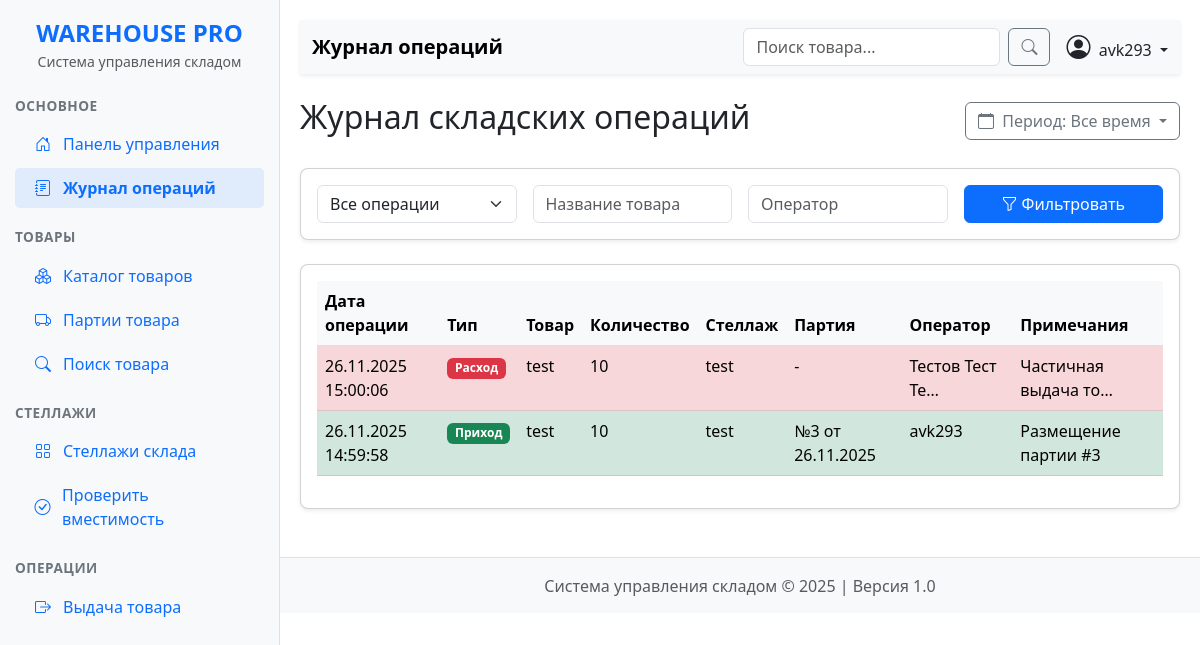
The app's page /warehouse/journal/ (signed in) with its own data.
### warehouse/models.py (models this page shows, shortened)
class WarehouseJournal(models.Model):
    OPERATION_CHOICES = [
        ('IN', 'Приход'),
        ('OUT', 'Расход'),
    ]
    operation_type = models.CharField(
        max_length=3, choices=OPERATION_CHOICES, verbose_name='Тип операции')
    product = models.ForeignKey(
        Product, on_delete=models.CASCADE, verbose_name='Товар')
    quantity = models.PositiveIntegerField(verbose_name='Количество')
    rack = models.ForeignKey(
        Rack, on_delete=models.SET_NULL, null=True, blank=True, verbose_name='Стелаж')
    batch = models.ForeignKey(
        Batch, on_delete=models.SET_NULL, null=True, blank=True, verbose_name='Партия')
    operation_date = models.DateTimeField(
        default=timezone.now, verbose_name='Дата  операции')
    operator = models.CharField(max_length=100, verbose_name='Оператор')
    notes = models.TextField(blank=True, null=True, verbose_name='Описание')
    class Meta:
        ordering = ['-operation_date']
        verbose_name = 'Операция'
        verbose_name_plural = 'Операции'

class Product(models.Model):
    name = models.CharField(max_length=200, verbose_name='Название')
    category = models.ForeignKey(
        Category, on_delete=models.CASCADE, verbose_name='Категория')
    sku = models.CharField(max_length=50, unique=True, verbose_name='Артикул')
    length = models.FloatField(help_text="Длина в см", verbose_name='Длина')
    width = models.FloatField(help_text="Ширина в см", verbose_name='Ширина')
    height = models.FloatField(help_text="Высота в см", verbose_name='Высота')
    weight = models.FloatField(help_text="Вес в кг", verbose_name='Вес')
    image = models.ImageField(
        upload_to='products/', blank=True, null=True, verbose_name='Изображение товара')
    class Meta:
        verbose_name = 'Товар'
        verbose_name_plural = 'Товары'

class Rack(models.Model):
    name = models.CharField(max_length=50, unique=True,
                            verbose_name='Название')
    max_load = models.FloatField(
        help_text="Максимальная нагрузка в кг", verbose_name='Максимальный вес')
    length = models.FloatField(help_text="Длина в см", verbose_name='Длина')
    width = models.FloatField(help_text="Ширина в см", verbose_name='Ширина')
    height = models.FloatField(help_text="Высота в см", verbose_name='Высота')
    is_active = models.BooleanField(default=True, verbose_name='Активен')
    class Meta:
        verbose_name = 'Стелаж'
        verbose_name_plural = 'Стелажы'

class Batch(models.Model):
    product = models.ForeignKey(
        Product, on_delete=models.CASCADE, verbose_name='Товар')
    quantity = models.PositiveIntegerField(verbose_name='Количество')
    arrival_date = models.DateTimeField(
        default=timezone.now, verbose_name='Дата привоза')
    supplier = models.CharField(max_length=200, verbose_name='Поставщик')
    notes = models.TextField(blank=True, null=True)
    class Meta:
        verbose_name = 'Партия'
        verbose_name_plural = 'Партиии'

### warehouse/views.py (the view)
# urls.py: path('journal/', views.WarehouseJournalView.as_view(), name='journal'),
class WarehouseJournalView(LoginRequiredMixin, ListView):
    model = WarehouseJournal
    template_name = 'warehouse/journal.html'
    context_object_name = 'entries'
    ordering = ['-operation_date']
    paginate_by = 50
    def get_queryset(self):
        queryset = super().get_queryset()
        operation_type = self.request.GET.get('operation_type')
        product = self.request.GET.get('product')
        operator = self.request.GET.get('operator')
        if operation_type:
            queryset = queryset.filter(operation_type=operation_type)
        if product:
            queryset = queryset.filter(product__name__icontains=product)
        if operator:
            queryset = queryset.filter(operator__icontains=operator)
        return queryset
    def get_context_data(self, **kwargs):
        context = super().get_context_data(**kwargs)
        context['operation_type_filter'] = self.request.GET.get(
            'operation_type', '')
        context['product_filter'] = self.request.GET.get('product', '')
        context['operator_filter'] = self.request.GET.get('operator', '')
        context['is_in_selected'] = self.request.GET.get(
            'operation_type') == 'IN'
        context['is_out_selected'] = self.request.GET.get(
            'operation_type') == 'OUT'
        return context

### warehouse/templates/warehouse/journal.html (shortened to what this page needs)
{% extends 'warehouse/base.html' %}
{% block page_title %}Журнал операций{% endblock %}
{% block content %}
<div class="d-flex justify-content-between align-items-center mb-4">
    <h2>Журнал складских операций</h2>
    <div class="dropdown">
        <button class="btn btn-outline-secondary dropdown-toggle" type="button" id="periodDropdown"
            data-bs-toggle="dropdown">
            <i class="bi bi-calendar me-1"></i> Период: Все время
        </button>
    </div>
</div>
<div class="card mb-4">
    <div class="card-body">
        <form method="get" class="row g-3">
            <div class="col-md-3">
                <select name="operation_type" class="form-select">
                    <option value="">Все операции</option>
                </select>
            </div>
            <div class="col-md-3">
                <input type="text" name="product" class="form-control" placeholder="Название товара"
                    value="{{ product_filter }}">
            </div>
            <div class="col-md-3">
                <input type="text" name="operator" class="form-control" placeholder="Оператор"
                    value="{{ operator_filter }}">
            </div>
            <div class="col-md-3">
                <button type="submit" class="btn btn-primary w-100">
                    <i class="bi bi-funnel"></i> Фильтровать
                </button>
            </div>
        </form>
    </div>
</div>
<div class="card">
    <div class="card-body">
        <div class="table-responsive">
            <table class="table table-hover">
                <thead class="table-light">
                    <tr>
                        <th>Дата операции</th>
                        <th>Тип</th>
                        <th>Товар</th>
                        <th>Количество</th>
                        <th>Стеллаж</th>
                        <th>Партия</th>
                        <th>Оператор</th>
                        <th>Примечания</th>
                    </tr>
                </thead>
                <tbody>
                    {% for entry in entries %}
                    <tr class="{% if entry.operation_type == 'OUT' %}table-danger{% else %}table-success{% endif %}">
                        <td>{{ entry.operation_date|date:"d.m.Y H:i:s" }}</td>
                        <td>
                            {% if entry.operation_type == 'IN' %}
                            <span class="badge bg-success">Приход</span>
                            {% else %}
                            <span class="badge bg-danger">Расход</span>
                            {% endif %}
                        </td>
                        <td>{{ entry.product.name }}</td>
                        <td>{{ entry.quantity }}</td>
                        <td>{{ entry.rack.name|default:"-" }}</td>
                        <td>
                            {% if entry.batch %}
                            №{{ entry.batch.id }} от {{ entry.batch.arrival_date|date:"d.m.Y" }}
                            {% else %}
                            -
                            {% endif %}
                        </td>
                        <td>{{ entry.operator|truncatechars:15 }}</td>
                        <td>{{ entry.notes|truncatechars:20 }}</td>
                    </tr>
                    {% endfor %}
                </tbody>
            </table>
        </div>
    </div>
</div>
{% endblock %}

### warehouse/templates/warehouse/base.html (shortened to what this page needs)
<!DOCTYPE html>
<html lang="ru">
<head>
    <link href="https://cdn.jsdelivr.net/npm/bootstrap@5.3.0/dist/css/bootstrap.min.css" rel="stylesheet">
    <link rel="stylesheet" href="https://cdn.jsdelivr.net/npm/bootstrap-icons@1.10.0/font/bootstrap-icons.css">
</head>
<body>
    <div class="sidebar">
        <div class="text-center mb-4">
            <div class="logo">WAREHOUSE PRO</div>
            <div class="text-muted small">Система управления складом</div>
        </div>
        <div class="sidebar-section">
            <div class="sidebar-section-title">ОСНОВНОЕ</div>
            <ul class="nav flex-column">
                <li class="nav-item mb-1">
                    <a class="nav-link d-flex align-items-center {% if request.path == '/warehouse/' or request.path == '/' %}active{% endif %}"
                        href="{% url 'warehouse:dashboard' %}">
                        <div class="nav-icon"><i class="bi bi-house-door"></i></div>
                        <span>Панель управления</span>
                    </a>
                </li>
                <li class="nav-item mb-1">
                    <a class="nav-link d-flex align-items-center {% if '/journal/' in request.path %}active{% endif %}"
                        href="{% url 'warehouse:journal' %}">
                        <div class="nav-icon"><i class="bi bi-journal-text"></i></div>
                        <span>Журнал операций</span>
                    </a>
                </li>
            </ul>
        </div>
        <div class="sidebar-section">
            <div class="sidebar-section-title">ТОВАРЫ</div>
            <ul class="nav flex-column">
                <li class="nav-item mb-1">
                    <a class="nav-link d-flex align-items-center {% if '/products/' in request.path %}active{% endif %}"
                        href="{% url 'warehouse:product_list' %}">
                        <div class="nav-icon"><i class="bi bi-boxes"></i></div>
                        <span>Каталог товаров</span>
                    </a>
                </li>
                <li class="nav-item mb-1">
                    <a class="nav-link d-flex align-items-center {% if '/batches/' in request.path %}active{% endif %}"
                        href="{% url 'warehouse:batch_list' %}">
                        <div class="nav-icon"><i class="bi bi-truck"></i></div>
                        <span>Партии товара</span>
                    </a>
                </li>
                <li class="nav-item mb-1">
                    <a class="nav-link d-flex align-items-center {% if '/search/' in request.path %}active{% endif %}"
                        href="{% url 'warehouse:search_product' %}">
                        <div class="nav-icon"><i class="bi bi-search"></i></div>
                        <span>Поиск товара</span>
                    </a>
                </li>
            </ul>
        </div>
        <div class="sidebar-section">
            <div class="sidebar-section-title">СТЕЛЛАЖИ</div>
            <ul class="nav flex-column">
                <li class="nav-item mb-1">
                    <a class="nav-link d-flex align-items-center {% if '/racks/' in request.path %}active{% endif %}"
                        href="{% url 'warehouse:rack_list' %}">
                        <div class="nav-icon"><i class="bi bi-grid"></i></div>
                        <span>Стеллажи склада</span>
                    </a>
                </li>
                <li class="nav-item mb-1">
                    <a class="nav-link d-flex align-items-center {% if '/check-capacity/' in request.path %}active{% endif %}"
                        href="{% url 'warehouse:check_capacity' %}">
                        <div class="nav-icon"><i class="bi bi-check-circle"></i></div>
                        <span>Проверить вместимость</span>
                    </a>
                </li>
            </ul>
        </div>
        <div class="sidebar-section">
            <div class="sidebar-section-title">ОПЕРАЦИИ</div>
            <ul class="nav flex-column">
                <li class="nav-item mb-1">
                    <a class="nav-link d-flex align-items-center {% if '/issue/' in request.path %}active{% endif %}"
                        href="{% url 'warehouse:issue_product' %}">
                        <div class="nav-icon"><i class="bi bi-box-arrow-right"></i></div>
                        <span>Выдача товара</span>
                    </a>
                </li>
            </ul>
        </div>
    </div>
    <div class="main-content">
        <nav class="navbar navbar-expand-lg navbar-light bg-light mb-4 shadow-sm">
            <div class="container-fluid">
                <h1 class="navbar-brand mb-0">{% block page_title %}Панель управления{% endblock %}</h1>
                <div class="d-flex align-items-center">
                    <form class="d-flex me-3" method="get" action="{% url 'warehouse:search_product' %}">
                        <input class="form-control me-2" type="search" name="q" placeholder="Поиск товара..."
                            aria-label="Search">
                        <button class="btn btn-outline-secondary" type="submit"><i class="bi bi-search"></i></button>
                    </form>
                    <div class="dropdown">
                        <a href="#" class="d-block link-dark text-decoration-none dropdown-toggle" id="userMenu"
                            data-bs-toggle="dropdown" aria-expanded="false">
                            <i class="bi bi-person-circle fs-4"></i>
                            <span class="ms-1 d-none d-md-inline">
                                {% if request.user.is_authenticated %}
                                    {{ request.user.get_full_name|default:request.user.username }}
                                {% else %}
                                    Гость
                                {% endif %}
                            </span>
                        </a>
                    </div>
                </div>
            </div>
        </nav>
        {% block content %}
        {% endblock %}
        <footer class="footer mt-5 pt-3">
            <div class="container text-center text-muted">
                <p class="mb-0">Система управления складом &copy; {% now 'Y' %} | Версия 1.0</p>
            </div>
        </footer>
    </div>
</body>
</html>

### warehouse/templates/warehouse/base.html (style rules this page uses)
.sidebar { position: fixed; top: 0; bottom: 0; left: 0; z-index: 100; padding: 15px; overflow-x: hidden; overflow-y: auto; background-color: #f8f9fa; border-right: 1px solid #dee2e6; width: 280px; height: 100vh; }
.main-content { margin-left: 280px; padding: 20px; min-height: 100vh; }
.nav-link.active { font-weight: bold; color: #0d6efd; background-color: rgba(13, 110, 253, 0.1); border-radius: 5px; }
.card { margin-bottom: 20px; box-shadow: 0 0.125rem 0.25rem rgba(0, 0, 0, .075); border-radius: 8px; transition: transform 0.3s; }
.navbar-brand { font-weight: 600; }
.logo { font-size: 1.5rem; font-weight: bold; color: #0d6efd; }
.sidebar-section { margin-bottom: 15px; }
.sidebar-section-title { font-size: 0.85rem; text-transform: uppercase; color: #6c757d; font-weight: 600; letter-spacing: 0.5px; margin-bottom: 8px; }
.nav-icon { width: 24px; text-align: center; margin-right: 8px; }
.footer { background-color: #f8f9fa; padding: 15px 0; border-top: 1px solid #dee2e6; margin-left: -20px; margin-right: -20px; margin-bottom: -20px; }

### records on screen
WarehouseJournal: operation_date "26.11.2025 15:00:06", operation_type "Расход", product.name "test", quantity "10", rack.name "test", operator "Тестов Тест Те…", notes "Частичная выдача то…"
WarehouseJournal: operation_date "26.11.2025 14:59:58", operation_type "Приход", product.name "test", quantity "10", rack.name "test", batch.id "3", batch.arrival_date "26.11.2025", operator "avk293", notes "Размещение партии #3"

### other values on screen
{{ request.user.get_full_name|default:request.user.username }} "avk293"
